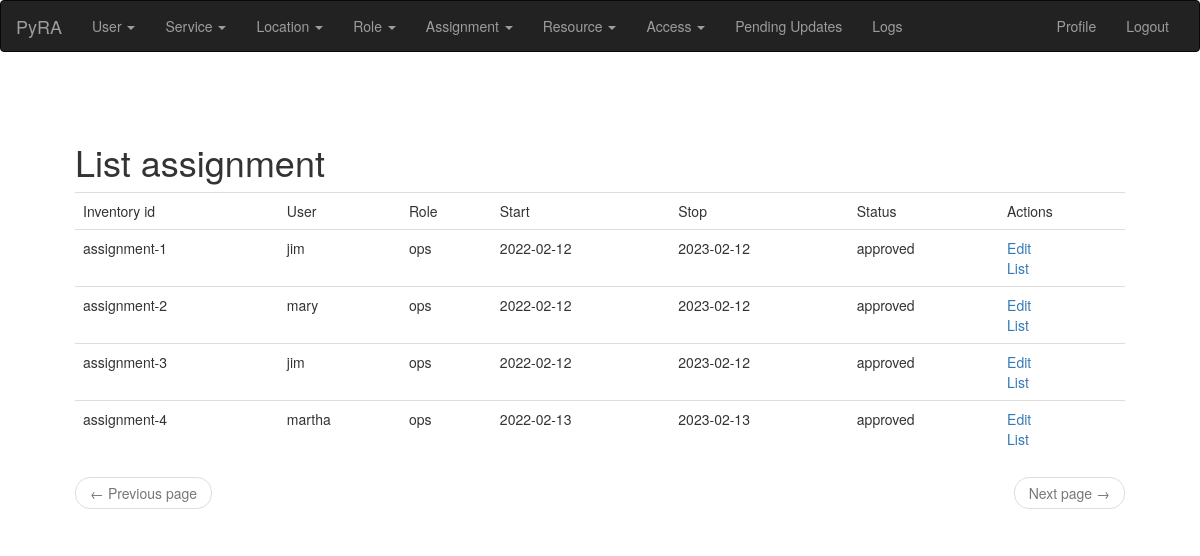
Page /assignment/list/ (signed in) on the committed database.
### app/modules/assignment/models.py (models this page shows, shortened)
class Assignment(db.Model):
    __tablename__ = "assignment"
    id = db.Column(db.Integer, primary_key=True)
    user = db.relationship('User')
    user_id = db.Column(db.Integer, db.ForeignKey('user.id'))
    role = db.relationship('Role')
    role_id = db.Column(db.Integer, db.ForeignKey('role.id'))
    status = db.Column(db.String(140))
    requestor = db.Column(db.String(140))
    approver = db.Column(db.String(140))
    request_ts = db.Column(db.DateTime)
    approve_ts = db.Column(db.DateTime)
    start = db.Column(db.DateTime)
    stop = db.Column(db.DateTime)
    comment = db.Column(db.String(2000))
    def inventory_id(self):
        return '{}-{}'.format(self.__class__.__name__.lower(), self.id)

### app/main/models.py (models this page shows, shortened)
class PaginatedAPIMixin(object):
    @staticmethod
    def to_collection_dict(query, page, per_page, endpoint, **kwargs):
        resources = query.paginate(page, per_page, False)
        print("page: %s per_page: %s endpoint %s" % (page, per_page, endpoint))
        data = {
            'items': [item.to_dict() for item in resources.items],
            '_meta': {
                'page': page,
                'per_page': per_page,
                'total_pages': resources.pages,
                'total_items': resources.total
            },
            '_links': {
                'self': url_for(endpoint, id=id, page=page, per_page=per_page,
                                **kwargs),
                'next': url_for(endpoint, id=id, page=page + 1, per_page=per_page,
                                **kwargs) if resources.has_next else None,
                'prev': url_for(endpoint, id=id, page=page - 1, per_page=per_page,
                                **kwargs) if resources.has_prev else None
            }
        }
        return data

class User(PaginatedAPIMixin, UserMixin, db.Model):
    __tablename__ = "user"
    id = db.Column(db.Integer, primary_key=True)
    username = db.Column(db.String(64), index=True, unique=True)
    email = db.Column(db.String(120), index=True, unique=True)
    password_hash = db.Column(db.String(128))
    about_me = db.Column(db.String(140))
    last_seen = db.Column(db.DateTime, default=datetime.utcnow)
    api_key = db.Column(db.String(32), index=True, unique=True)
    token = db.Column(db.String(32), index=True, unique=True)
    token_expiration = db.Column(db.DateTime)
    role = db.Column(db.String(140))
    active = db.Column(db.Integer)

### app/modules/role/models.py (models this page shows, shortened)
class Role(db.Model):
    __tablename__ = "role"
    id = db.Column(db.Integer, primary_key=True)
    name = db.Column(db.String(140), unique=True)
    resources = db.relationship('Resource', secondary=resource_role)
    service_id = db.Column(db.Integer, db.ForeignKey('service.id'))
    service = db.relationship('Service')
    status = db.Column(db.String(20))
    description = db.Column(db.TEXT)
    comment = db.Column(db.String(255))

### app/modules/assignment/routes.py (the view)
@bp.route('/assignment/list/', methods=['GET', 'POST'])
@login_required
def assignment_list():
    page = request.args.get('page', 1, type=int)
    pending = request.args.get('pending', 0, type=int)
    ac = None
    if pending:
        ac = Assignment.query.filter_by(status="requested").paginate(
                page, current_app.config['POSTS_PER_PAGE'], False)
    else:
        ac = Assignment.query.order_by(Assignment.id).paginate(
                page, current_app.config['POSTS_PER_PAGE'], False)
    next_url = url_for('main.assignment_list', page=ac.next_num) \
        if ac.has_next else None
    prev_url = url_for('main.assignment_list', page=ac.prev_num) \
        if ac.has_prev else None
    return render_template('assignment.html', title=_('List assignment'),
                           assignments=ac.items, next_url=next_url,
                           prev_url=prev_url)

### app/main/models.py (called while the page is built)
@login.user_loader
def load_user(id):
    return User.query.get(int(id))

### app/main/routes.py (called while the page is built)
@bp.before_app_request
def before_request():
    if current_user.is_authenticated:
        current_user.last_seen = datetime.utcnow()
        db.session.commit()
    g.locale = str(get_locale())

### app/templates/assignment.html (shortened to what this page needs)
{% extends "base.html" %}
{% import 'bootstrap/wtf.html' as wtf %}
{% block app_content %}
  {% if assignments %}
  <table class="table table-hover">
    <tr>
      <td>{{_('Inventory id')}}</td>
      <td>{{_('User')}}</td>
      <td>{{_('Role')}}</td>
      <td>{{_('Start')}}</td>
      <td>{{_('Stop')}}</td>
      <td>{{_('Status')}}</td>
      <td>{{_('Actions')}}</td>
    </tr>
    {% for a in assignments %}
      <tr>
        <td>
              {{ a.inventory_id() }}
        </td>
        <td>
                {{ a.user.username }}
        </td>
        <td>
                {{ a.role.name }}
        </td>
        <td>
                {{ moment(a.start).format('YYYY-MM-DD') }}
        </td>
        <td>
                {{ moment(a.stop).format('YYYY-MM-DD') }}
        </td>
        <td>
                {{ a.status }}
        </td>
        <td>
          <A HREF="{{url_for('main.assignment_edit', assignment=a.id)}}"> {{ _('Edit') }}</A> <br/>
          <A HREF="{{url_for('main.assignment_list', assignment=a.id)}}"> {{ _('List') }}</A>
        </td>
      </tr>
    {% endfor %}
    </table>
    <nav aria-label="...">
        <ul class="pager">
            <li class="previous{% if not prev_url %} disabled{% endif %}">
                <a href="{{ prev_url or '#' }}">
                    <span aria-hidden="true">&larr;</span> {{ _('Previous page') }}
                </a>
            </li>
            <li class="next{% if not next_url %} disabled{% endif %}">
                <a href="{{ next_url or '#' }}">
                    {{ _('Next page') }} <span aria-hidden="true">&rarr;</span>
                </a>
            </li>
        </ul>
    </nav>
  {% endif %}
{% endblock %}

### rows in the picture
Assignment: inventory_id "assignment-1", user.username "jim", role.name "ops", start "2022-02-12", stop "2023-02-12", status "approved"
Assignment: inventory_id "assignment-2", user.username "mary", role.name "ops", start "2022-02-12", stop "2023-02-12", status "approved"
Assignment: inventory_id "assignment-3", user.username "jim", role.name "ops", start "2022-02-12", stop "2023-02-12", status "approved"
Assignment: inventory_id "assignment-4", user.username "martha", role.name "ops", start "2022-02-13", stop "2023-02-13", status "approved"

### other values in the picture
{{ title }} "List assignment"
